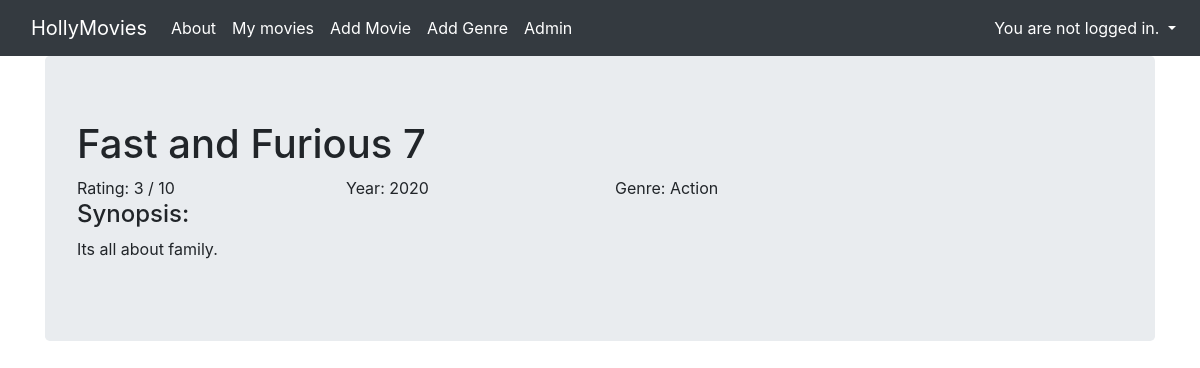
Page /movie_detail/3 on the committed database.
### viewer/models.py (models this page shows, shortened)
class Movie(Model):
    title = CharField(max_length=128)
    genre = ForeignKey(Genre, on_delete=DO_NOTHING)
    rating = IntegerField()
    released = DateField()
    description = TextField()
    created = DateTimeField(auto_now_add=True)

class Genre(Model):
    name = CharField(max_length=128)
    def __str__(self):
        return self.name

### viewer/views.py (the view)
# urls.py: path("movie_detail/<pk>", MovieDetailView.as_view(), name="movie_detail"),
class MovieDetailView(DetailView):
    template_name = 'movie_detail.html'
    model = Movie

### viewer/templates/movie_detail.html
{% extends 'base.html' %}
{% block content %}
<h1>{{ movie.title }}</h1>
<div class="row">
  <div class="col col-md-3">
    Rating: {{ movie.rating }} / 10
  </div>
  <div class="col col-md-3">
    Year: {{ movie.released.year }}
  </div>
  <div class="col col-md-3">
    Genre: {{ movie.genre }}
  </div>
</div>
<h4>Synopsis:</h4>
<p>
  {{ movie.description }}
</p>
{% endblock %}

### rows in the picture
Movie: title "Fast and Furious 7", rating "3", released.year "2020", genre "Action", description "Its all about family."
